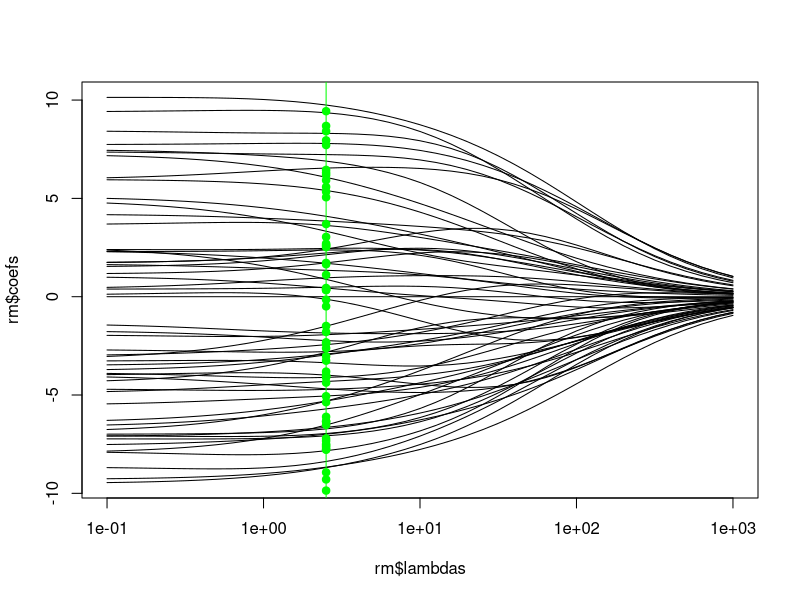
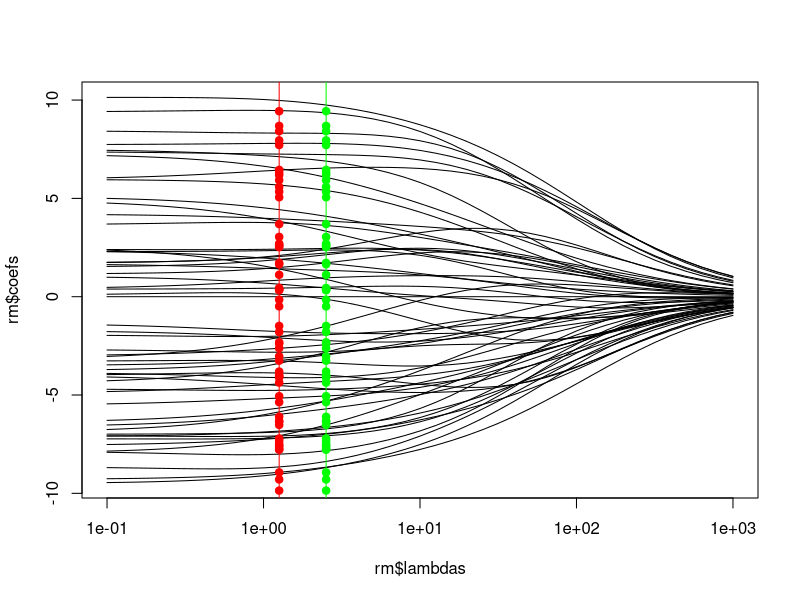

The R script that drew these images, in order:
## ---- chunk 1
set.seed(1123)
## ---- chunk 2
n <- 70
p <- 55
## ---- chunk 3
sig2 <- 6 # standard deviation for zero-mean gaussian noise
X <- matrix(runif(n*p),nrow=n,ncol=p)
X <- scale(X)
beta <- runif(p, min=-10, max=10)
y <- X%*%beta + rnorm(n, mean=0, sd=sig2)
## ---- chunk 4
ridgeSVD <-
function(X, y)
{
  n <- nrow(X)
  X.init <- X
  y.init <- y
  X <- scale(X)
  Xs <- svd(X)
  d <- Xs$d
  function(lambda) {
    coef <- c(Xs$v %*% ((d / (d^2 + lambda)) * (t(Xs$u) %*% y)))
    coef <- coef / attr(X,"scaled:scale")
    inter <- - coef %*% attr(X,"scaled:center")
    coef <- c(inter, coef)
    trace.H <- sum(d^2 / (d^2 + lambda))
    yh <- coef[1] + X.init%*%coef[-1]
    gcv <- sum( ((y.init - yh) / (1 - (trace.H / n))) ^ 2 ) / n
    list(coef = coef, gcv = gcv)
  }
}

ridge <-
function(X, y, lambdas)
{
  p <- ncol(X)
  errs <- double(length(lambdas))
  coefs <- matrix(data = NA, nrow = length(lambdas), ncol = p+1)
  ridge <- ridgeSVD(X, y)
  idx <- 1
  for(lambda in lambdas) {
    res <- ridge(lambda)
    coefs[idx,] <- res$coef
    errs[idx] <- res$gcv
    idx <- idx + 1
  }
  err.min <- min(errs)
  lambda.best <- lambdas[which(errs == err.min)]
  coef.best <- coefs[which(errs == err.min),]
  yh <- coef.best[1] + X%*%coef.best[-1]
  mae <- mean(abs(yh - y))
  r <- list(coef = coef.best,
            lambda = lambda.best,
            mae = mae,
            coefs=coefs,
            lambdas=lambdas)
  class(r) <- "ridge"
  return(r)
}
## ---- chunk 5
lambdas <- 10^seq(-1,3,by=0.1)
rm <- ridge(X, y, lambdas)
matplot(rm$lambdas, rm$coefs, type=c('l'), pch=1, col='black', lty=1, log="x")
abline(v=rm$lambda, col='green')
points(x=rep(rm$lambda,length(beta)), y=beta, col='green', pch=19)
## ---- chunk 6
multdiag <-
function(X,d)
{
  R <- matrix(NA, nrow=dim(X)[1], ncol=dim(X)[2])
  for (i in 1:dim(X)[2]) { R[,i]=X[,i]*d[i] }
  return(R)
}
## ---- chunk 7
n2 <- 10000
X2 <- matrix(runif(n2*p),nrow=n2,ncol=p)
X2 <- scale(X2)
y2 <- X2%*%beta + rnorm(n2, mean=0, sd=sig2)


Xs <- svd(X2)

var <-
function(lambda)
{
  d <- (Xs$d^2)/(Xs$d^2 + lambda)^2
  var <- multdiag(Xs$v,d)
  var <- sig2^2 * tcrossprod(var,Xs$v)
}

bias <-
function(lambda)
{
  d <- lambda/(Xs$d^2+lambda)
  bias <- multdiag(Xs$v,d)
  bias <- bias %*% crossprod(Xs$v,beta)
}

epe <-
function(lambda)
{
  var <- var(lambda)
  bias <- bias(lambda)
  epe <- mean(rowSums(X2*(X2%*%var)))
  epe <- epe + mean((X2%*%bias)^2)
  epe <- epe + sig2^2
}

epes <- sapply(lambdas, epe)
## ---- chunk 8
epes.min <- min(epes)
lambda.th <- lambdas[which(epes == epes.min)]
coef.th <- rm$coefs[which(epes == epes.min),]
matplot(rm$lambdas, rm$coefs, type=c('l'), pch=1, col='black', lty=1, log="x")
abline(v=rm$lambda, col='green')
points(x=rep(rm$lambda,length(beta)), y=beta, col='green', pch=19)
abline(v=lambda.th, col='red')
points(x=rep(lambda.th,length(beta)), y=beta, col='red', pch=19)
